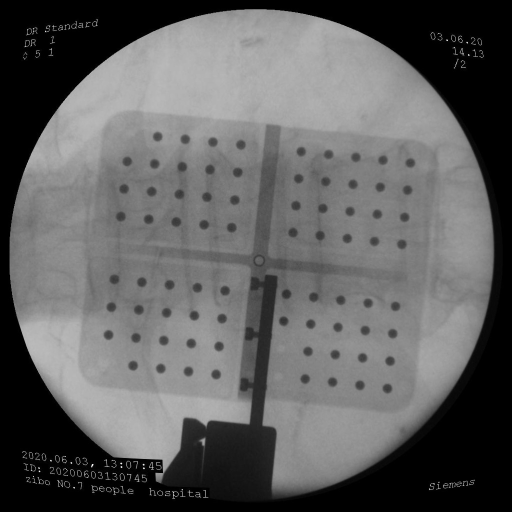
#> input picture all_test/001.bmp, 1024 x 1024 px, found by its file name (shown at 1/2 size); its folder holds 5 pictures in this run
$ python test.py   (older library calls are emulated)
#> lines starting #> are read from the running program, lines starting #| are printed output that depends on the picture; after the words box and inside, x2 and y2 are one past the last pixel; in counts of white or black regions, pixels touching at a corner belong together; long printed decimals are rounded
### img_aug.py
# -*- encoding=utf-8 -*-

# 导入包
import cv2
from functools import reduce
from PIL import Image
import numpy as np
import os
from skimage import morphology,color,data
import matplotlib.pyplot as plt
from scipy import ndimage as ndi
from scipy.misc import imsave
adap_thre = 0
total = 0

def double_img_process(img1,img2):
    pass

def img_process(src):
#展示，保存，强特征去除
    global adap_thre
    global total
    adap_thre = 0
    total = 0
    # [5 lines of commented-out code are left out]
    rows,cols=src.shape
    for i in range(rows):
        for j in range(cols):
            if (src[i,j]<=80):
                src[i,j]=255
            else:
                adap_thre=adap_thre+src[i,j]
                total=total+1
    adap_thre=adap_thre//total

    # #打印阈值
    # print("阈值为",adap_thre)

    #这里给一手超参调整
    if adap_thre > 220 :
        adap_thre=adap_thre+20
    elif adap_thre <140 :
        adap_thre = adap_thre -10
    #src = thre(src True)

    #临时代码，二值化求个结果
    src = thre(src, 'BI', adap_thre-20 )

    return src


def thre(src, adap, thre_value=70):
    '''
    对图像进行二值化
    :param:图像
    :param is_adapteive: 是否自适应
    :param thre_value: 非自适应模式下的阈值
    :return: 二值化后的图像
    '''
    #中值滤波去除噪点
    src = cv2.medianBlur(src, 5)

    if adap=='OT':
        # result = cv2.adaptiveThreshold(src, 255, cv2.ADAPTIVE_THRESH_MEAN_C, cv2.THRESH_BINARY, 195, 50)
        # 输入图 超小阈值赋的值 值域的操作方法 二值化操作类型 分块大小 常数项
        ret, result = cv2.threshold(src, 0, 255, cv2.THRESH_BINARY + cv2.THRESH_OTSU)
        # 输入图 阈值 超过或小于阈值赋的值 选择类型 otsu可自动寻找合适阈值
    elif adap=='TO':
        retval, result = cv2.threshold(src, thre_value, 255, cv2.THRESH_TOZERO)
    elif adap=='BI':
        retval, result = cv2.threshold(src, thre_value, 255, cv2.THRESH_BINARY)
    elif adap=='ADG':
        result = cv2.adaptiveThreshold(src, 255, cv2.ADAPTIVE_THRESH_GAUSSIAN_C, cv2.THRESH_BINARY, 25, 5)
    elif adap=='ADM':
        result = cv2.adaptiveThreshold(src, 255, cv2.ADAPTIVE_THRESH_MEAN_C, cv2.THRESH_BINARY, 25, 5)

    return result

def img_showandwrite(img,img_path,name):
    # cv2.imshow('not', img)
    # cv2.waitKey(2000)
    if not os.path.exists(img_path):
        os.makedirs(img_path)
    #imsave(img_path + name + 'p5.bmp', img)
    cv2.imwrite(img_path + name + 'p5.bmp', img)
    return 0

# [88 lines left out: functions img_mor, img_watershed, img_skeleton, img_hist, log, not called in this run]
#伽玛变换
def gamma(img, c, v):
    lut = np.zeros(256, dtype=np.float32)
    for i in range(256):
        lut[i] = c * i ** v
    output_img = cv2.LUT(img, lut) #像素灰度值的映射
    output_img = np.uint8(output_img+0.5)
    return output_img


# [43 lines that do not run on import are left out]

### image_similarity_function.py
# -*- encoding=utf-8 -*-

# 导入包
import cv2
from functools import reduce
from PIL import Image


# 计算两个图片相似度函数ORB算法
# [30 lines left out: function ORB_img_similarity, not called in this run]


# 计算图片的局部哈希值--pHash
def phash(img):
    """
    :param img: 图片
    :return: 返回图片的局部hash值
    """
    img = img.resize((8, 8), Image.ANTIALIAS).convert('L')
    avg = reduce(lambda x, y: x + y, img.getdata()) / 64.
    hash_value=reduce(lambda x, y: x | (y[1] << y[0]), enumerate(map(lambda i: 0 if i < avg else 1, img.getdata())), 0)
    return hash_value


#计算两个图片相似度函数局部敏感哈希算法
def phash_img_similarity(img1_path,img2_path):
    """
    :param img1_path: 图片1路径
    :param img2_path: 图片2路径
    :return: 图片相似度
    """
    # # 读取图片
    img1 = Image.open(img1_path)
    img2 = Image.open(img2_path)

    # 计算汉明距离
    distance = bin(phash(img1) ^ phash(img2)).count('1')
    similary = 1 - distance / max(len(bin(phash(img1))), len(bin(phash(img1))))
    print("phash计算的相似度为 ", similary)
    return similary


# 直方图计算图片相似度算法
def make_regalur_image(img, size=(256, 256)):
    """我们有必要把所有的图片都统一到特别的规格，在这里我选择是的256x256的分辨率。"""
    return img.resize(size).convert('RGB')

def hist_similar(lh, rh):
    assert len(lh) == len(rh)
    return sum(1 - (0 if l == r else float(abs(l - r))/max(l, r)) for l, r in zip(lh, rh))/len(lh)

def calc_similar(li, ri):
    #print("直方图计算的相似度为：",sum(hist_similar(l.histogram(), r.histogram()) for l, r in zip(split_image(li), split_image(ri))) / 16.0)
    return sum(hist_similar(l.histogram(), r.histogram()) for l, r in zip(split_image(li), split_image(ri))) / 16.0

def calc_similar_by_path(lf, rf):
    li, ri = make_regalur_image(Image.open(lf)), make_regalur_image(Image.open(rf))
    return calc_similar(li, ri)

# [6 lines left out: function split_image, not called in this run]

### main2.py
# -*- encoding=utf-8 -*-

from image_similarity_function import *
from img_aug import *
import os
import shutil

# 融合相似度阈值
threshold1 = 0.74
# 最终相似度较高判断阈值
threshold2 = 0.74


# 融合函数计算图片相似度
def calc_image_similarity(img1_path2, img2_path2):
    """
    :param img1_path: filepath+filename
    :param img2_path: filepath+filename
    :return: 图片最终相似度
    """

    #similary_ORB = float(ORB_img_similarity(img1_path2, img2_path2))
    similary_phash = float(phash_img_similarity(img1_path2, img2_path2))
    #similary_hist = float(calc_similar_by_path(img1_path2, img2_path2))
    # 如果三种算法的相似度最大的那个大于0.85，则相似度取最大，否则，取最小。
    # max_three_similarity = max(similary_ORB, similary_phash, similary_hist)
    # min_three_similarity = min(similary_ORB, similary_phash, similary_hist)
    if similary_phash > threshold1:
        result = similary_phash
    else:
        result = 0

    return round(result, 3)


# [37 lines that do not run on import are left out]

    # [7 lines of commented-out code are left out]

### test.py
# -*- encoding=utf-8 -*-
from image_similarity_function import *
from img_aug import *
from main2 import *
import os
import shutil
from scipy.misc import imsave

def test():
    folder = 'D:/Data/all_process'
    lis = ['001','002','003','004','005','006','007','008','009','010']
    for i in lis:

        #给出路径
        img1_path1='D:/Data/all_test/'+i+'.bmp'
        img2_path1 = 'D:/Data/all_test/' + i + '-0.bmp'
        img1_path2= folder+'/'+i + 'p5.bmp'
        img2_path2= folder+'/'+i +'-0p5.bmp'

        #图像1处理
        img1 = cv2.imread(img1_path1, 0)
#> img1 is the input picture: shape (1024, 1024); min 0, max 255, mean 95.4


        # img1 = thre(img1, 'BI', adap_thre - 20)
        #img1 = log(42,img1)
        img1 = gamma(img1, 0.005, 5.0)
        # img1 = img_mor(img1, 4)
        #img1 = thre(img1, 'BI', 150)
        img1 = img_process(img1)
#> after the loop in img_process, `for i in range(rows):`:
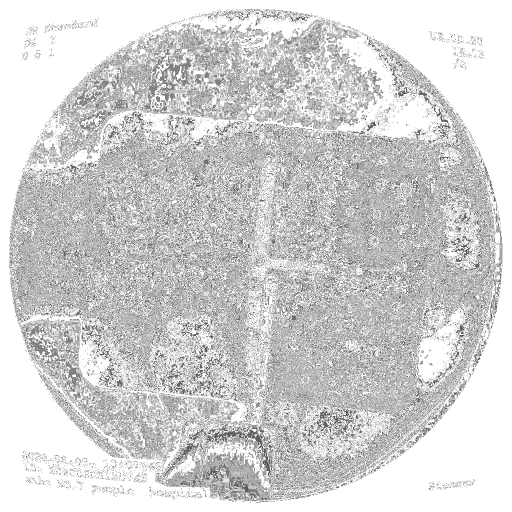
#> src: shape (1024, 1024) (shown at 1/2 size); min 84, max 255, mean 209.8
#> after the loop in img_process, `for i in range(rows):`: adap_thre = 85732393; total = 522013
#> in img_process, `adap_thre=adap_thre//total`: adap_thre = 164
#> in thre, `retval, result = cv2.threshold(src, thre_value, 255, cv2.THRESH_BINARY)`:
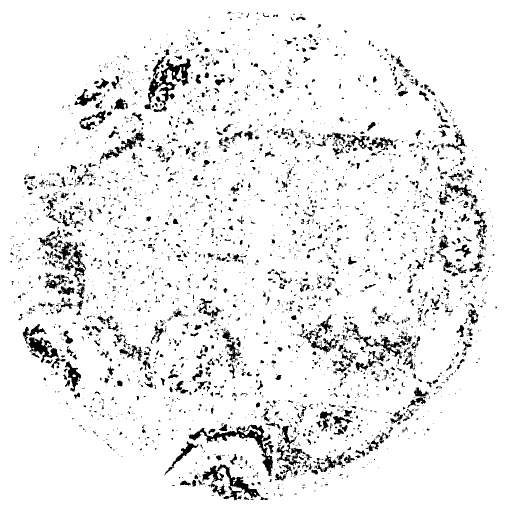
#> result: shape (1024, 1024) (shown at 1/2 size); 92.6% white; 3671 black regions (2952 under 20 px), largest, box (x1, y1, x2, y2) and area: (289, 112, 382, 219) 2969, (377, 849, 546, 952) 2648, (56, 675, 120, 737) 1374
#> in thre, `retval, result = cv2.threshold(src, thre_value, 255, cv2.THRESH_BINARY)`: retval = 144

        img_showandwrite(img1, folder, name='/' + i)

        #图像2处理
        img2 = cv2.imread(img2_path1, 0)
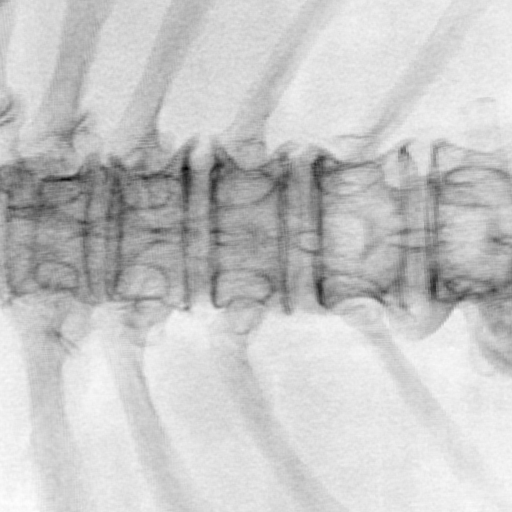
#> input picture all_test/001-0.bmp, 1024 x 1024 px, found by its file name (shown at 1/2 size)
#> img2 is the input picture: shape (1024, 1024); min 0, max 255, mean 198.9

        img2 = gamma(img2, 0.005, 5.0)
#> call 2 of gamma, with c = 0.005, v = 5
#> in gamma (call 2), `output_img = cv2.LUT(img, lut)`:
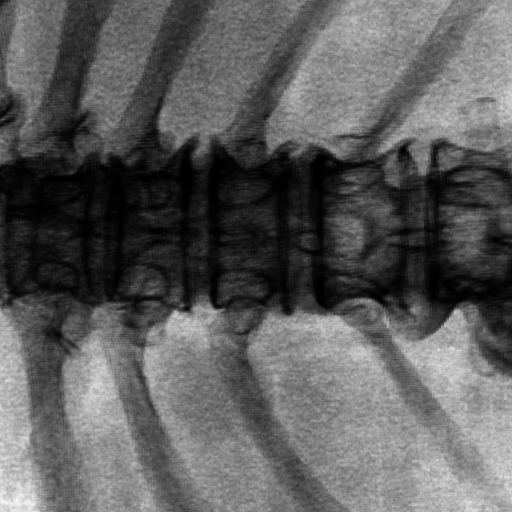
#> output_img: shape (1024, 1024) float32 (shown at 1/2 size); min 0, max 5.39e+09, mean 1.98e+09; drawn with min black and max white
#> in gamma (call 2), `output_img = np.uint8(output_img+0.5)`:
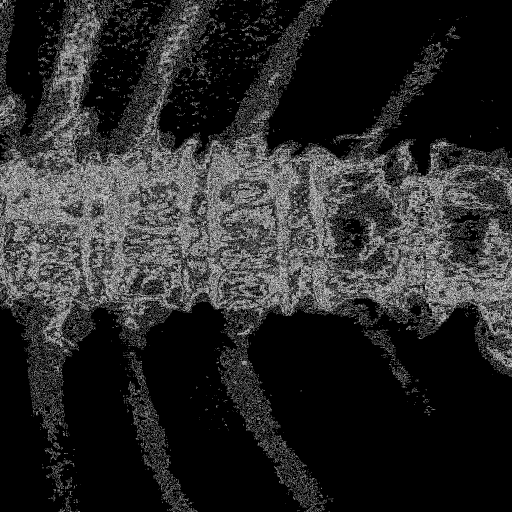
#> output_img: shape (1024, 1024) (shown at 1/2 size); min 0, max 252, mean 41.6
        img2 = img_process(img2)
#> after the loop in img_process (call 2), `for i in range(rows):`:
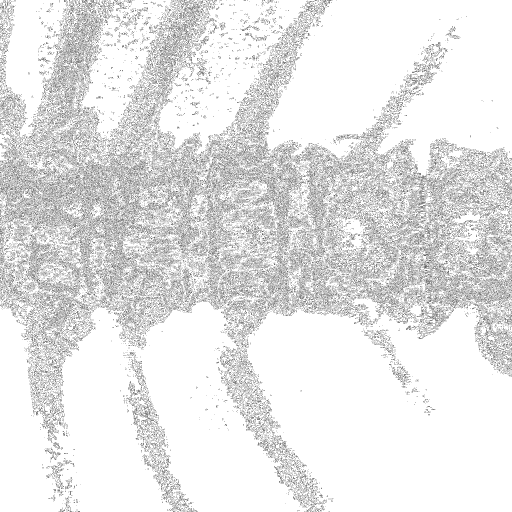
#> src: shape (1024, 1024) (shown at 1/2 size); min 84, max 255, mean 229
#> after the loop in img_process (call 2), `for i in range(rows):`: adap_thre = 39737162; total = 262850
#> in img_process (call 2), `adap_thre=adap_thre//total`: adap_thre = 151
#> call 2 of thre, with adap = 'BI', thre_value = 131
#> in thre (call 2), `retval, result = cv2.threshold(src, thre_value, 255, cv2.THRESH_BINARY)`:
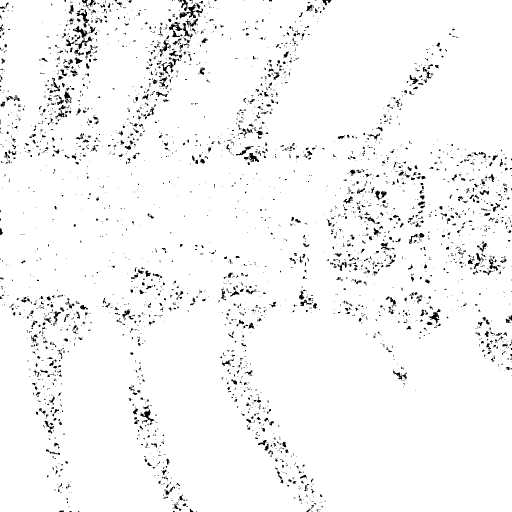
#> result: shape (1024, 1024) (shown at 1/2 size); 96.5% white; black in thin lines or dots
#> in thre (call 2), `retval, result = cv2.threshold(src, thre_value, 255, cv2.THRESH_BINARY)`: retval = 131
        #img2=log(42,img2)
        # img2 = img_mor(img2, 4)
        #img2 = thre(img2, 'BI', 180)
        img_showandwrite(img2, folder, name='/' + i+'-0')

        kk = calc_image_similarity(img1_path2, img2_path2)
#> in phash, `avg = reduce(lambda x, y: x + y, img.getdata()) / 64.`: avg = 235.1
#> in phash, `hash_value=reduce(lambda x, y: x | (y[1] << y[0]), enumerate(map(lambd..`: hash_value = 16701476125349114367
#> in phash_img_similarity, `distance = bin(phash(img1) ^ phash(img2)).count('1')`: distance = 23
#> in phash_img_similarity, `similary = 1 - distance / max(len(bin(phash(img1))), len(bin(phash(img..`: similary = 0.652
#| phash计算的相似度为  0.6515


if __name__ == '__main__':
#> (the run stopped early here; a loop or call above may not have finished)
